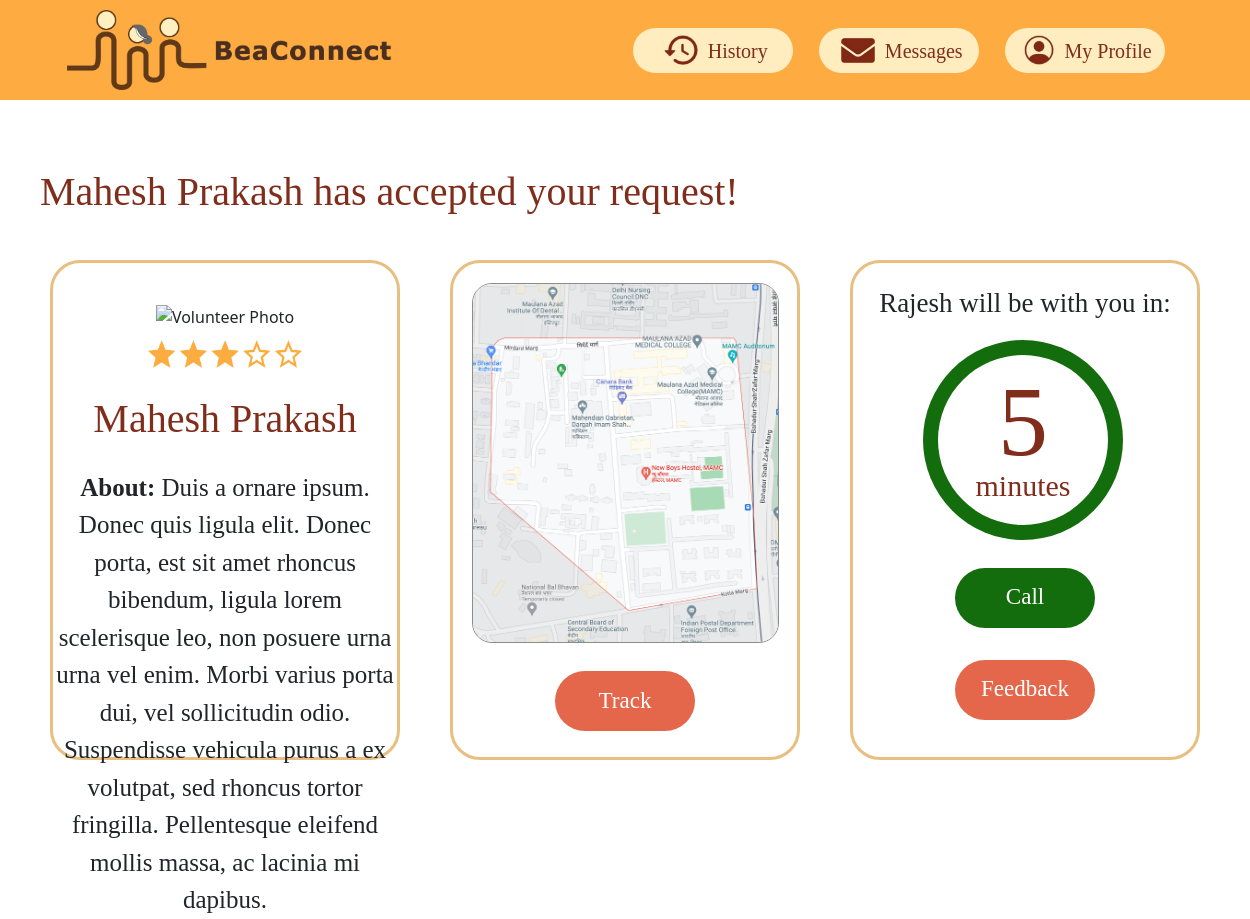
Page /beaconnect/volunteer_details/2 on the earlier database version.
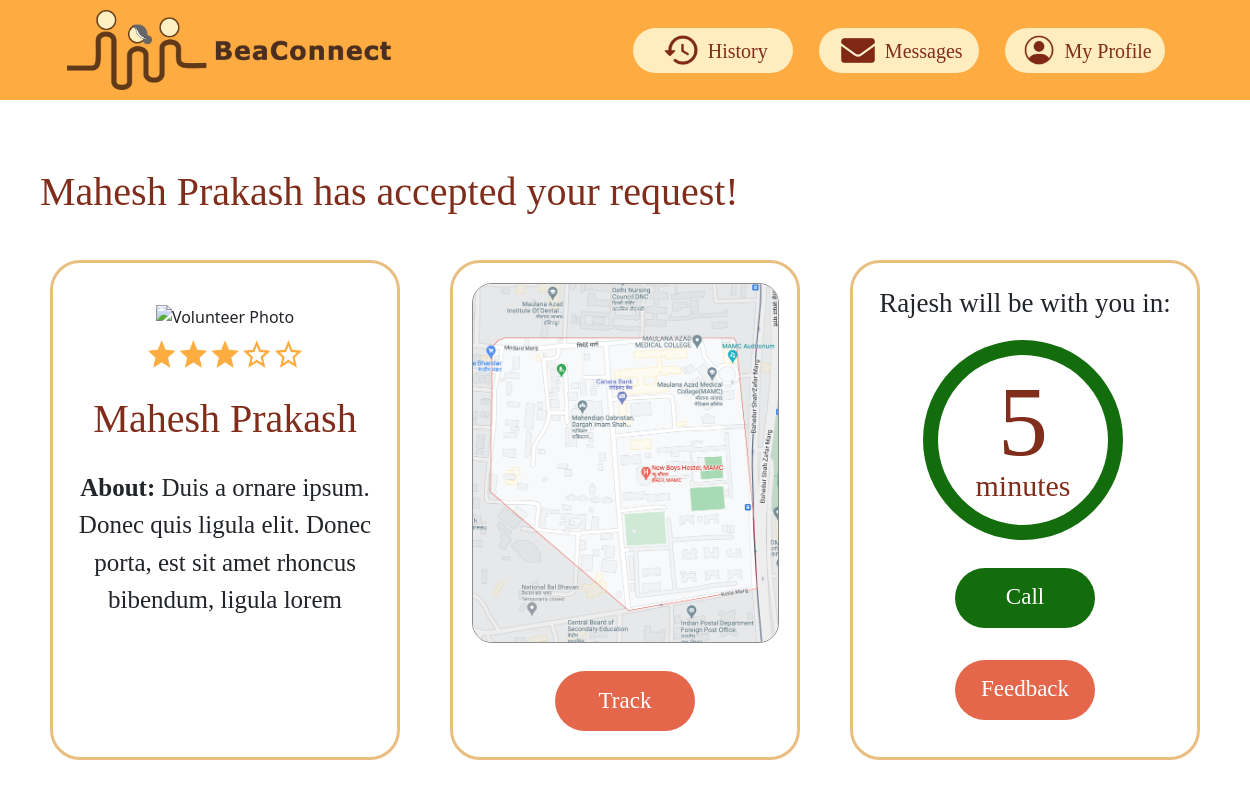
Same page on the later database version.
### BeaConnect/models.py (models this page shows)
class User(models.Model):
	username = models.TextField()
	id = models.AutoField(db_column='ID', primary_key=True, default=-1)  # Field name made lowercase.
	location = models.TextField()
	bio = models.TextField()
	photograph = models.TextField()
	age = models.IntegerField()
	mail = models.TextField()
	phone_number = models.CharField(max_length=10)
	class Meta:
		db_table = 'User'

### BeaConnect/views.py (the view)
# urls.py: path('volunteer_details/<int:request_id>', views.volunteer_details),
@require_GET
def volunteer_details(request: HttpRequest, request_id: int) -> HttpResponse:
	user_req = Request.objects.get(request_id=request_id)
	if (user_req.volunteer is None):
		return render(request, "BeaConnect/volunteer_details_empty.html")
	volunteer = Volunteer.objects.get(id=user_req.volunteer)
	volunteer_user = User.objects.get(id=user_req.volunteer)
	return render(request, "BeaConnect/volunteer_details.html",
	              {
		              "request_id": request_id,
		              "pfp": "BeaConnect/media/" + volunteer_user.photograph,
		              "name": volunteer_user.username,
		              "about": volunteer_user.bio,
		              "phone_num": volunteer_user.phone_number,
	              }
	              )

### templates/BeaConnect/volunteer_details.html (shortened to what this page needs)
{% load static %}
<!DOCTYPE html>
<html lang="en">
    <head>
        <link rel="stylesheet" type='text/css' href='{% static "BeaConnect/css/volunteer_details.css"%}'>
        <link href="https://cdn.jsdelivr.net/npm/bootstrap@5.1.3/dist/css/bootstrap.min.css" rel="stylesheet">
    </head>
    <body>
        {% include 'BeaConnect/navbar.html' %}
        <div class="welcomediv">
            <p id="welcome"><span id="vol_name">{{ name }}</span> has accepted your request!</p>
        </div>
        <div class="box">
            <div class="fitem1">
                <img id="vol_photo" src="{% static pfp %}" height="150" alt="Volunteer Photo"/>
                <br/>
                <img id="stars" src="{% static 'BeaConnect/media/stars.png' %}" height="30" alt="Rating"/>
                <br/>
                <span id="name">{{ name }}</span>
                <p id="about"><b>About:</b> {{ about }}</p>
            </div>
            <div class="fitem2">
                <img id="map" src="{% static 'BeaConnect/media/map.png' %}" height="360" alt="Map"/>
                <button id="track">Track</button>
            </div>
            <div class="fitem3">
                <p id="data"> Rajesh will be with you in: </p>
                <div id="outercircle">
                    <div id="innercircle">
                        <span id="time">5</span> <br>
                        <span id="minutes"> minutes </span>
                    </div>
                </div>
                <button id="call" onclick="alert('You can call the person at {{ phone_num }}')">Call</button>
                <br>
                <button id="feedback" onclick="window.location.href='../feedback/{{ request_id }}'">Feedback</button>
            </div>
        </div>
    </body>
</html>

Differences in the rows shown:
changed User "Mahesh Prakash": bio "…rhoncus bibendum, ligula lorem scelerisque leo, non posuere urna urna vel enim. Morbi varius porta dui, vel sollicitudin odio. Suspendisse vehicula purus a ex volutpat, sed rhoncus tortor fringilla. Pellentesque eleifend mollis massa, ac lacinia mi dapibus." → "Duis a ornare ipsum. Donec quis ligula elit. Donec porta, est sit amet rhoncus bibendum, ligula lorem"
